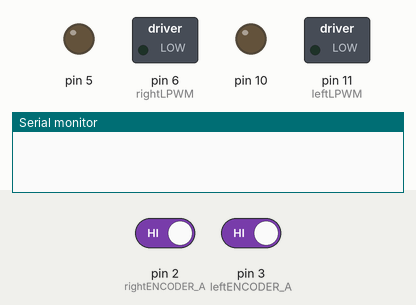
Recording of a sketch running on a simulated Arduino Uno, built with avr-gcc and run on an emulated ATmega328P. Parts: switched loads named in the sketch (green lamp = pin HIGH), output pins drawn as LEDs (lit = HIGH), the last lines printed to the serial monitor. The test bench sets the inputs (shaded band); at power-on: pin 2 (rightENCODER_A) HIGH, pin 3 (leftENCODER_A) HIGH.

Above: at 0.1 s.
At 3.1 s:
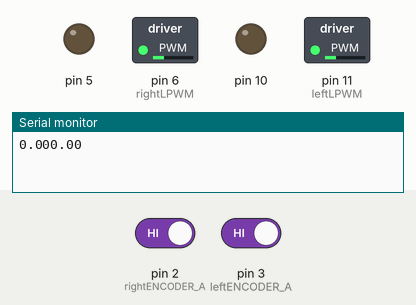
Timing chart, 0 to 4.6 s (numbered marks = the images above):
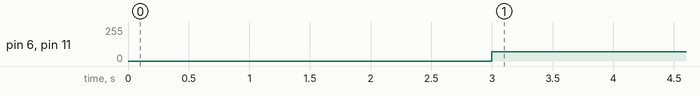

Measured:
- by itself, pin 6 (rightLPWM), pin 11 (leftLPWM): 0/255 → 70/255 at 3.0 s

The sketch:

velOnRunTime.ino
```cpp
/*
  this code calculates the velocity of the robot in run time.
*/
int rightRPWM = 5;  // Digital/PWM pin 5 to the RPWM on the BTS7960
int rightLPWM = 6;  // Digital/PWM pin 6 to the LPWM on the BTS7960

int leftRPWM = 10;  // Digital/PWM pin 9 to the RPWM on the BTS7960
int leftLPWM = 11;  // Digital/PWM pin 10 to the LPWM on the BTS7960

// // Enable "Left" and "Right" movement
// int L_EN = 7;  // connect Digital/PWM pin 7 to L_EN on the BTS7960
// int R_EN = 8;  // connect Digital/PWM pin 8 to R_EN on the BTS7960

#define rightENCODER_A 2
#define leftENCODER_A 3

//////ticks per meter determin experimentally
int ticksA = 387;
int ticksB = 369;

volatile int pulseCountA = 0;
volatile int pulseCountB = 0;

float velA = 0;
float velB = 0;

//////for calculating the time
unsigned long currentMillis;
unsigned long previousMillis;
unsigned long lap_Time;

void setup() {

  Serial.begin(9600);

  pinMode(5, OUTPUT);
  pinMode(6, OUTPUT);
  pinMode(10, OUTPUT);
  pinMode(11, OUTPUT);

  pinMode(rightENCODER_A, INPUT_PULLUP);
  pinMode(leftENCODER_A, INPUT_PULLUP);

  // Attach interrupts to the encoder pins (rising edge)
  attachInterrupt(digitalPinToInterrupt(rightENCODER_A), countPulseA, RISING);
  attachInterrupt(digitalPinToInterrupt(leftENCODER_A), countPulseB, RISING);
  delay(3000);

}

void loop()
{
  currentMillis = millis();
  lap_Time= currentMillis - previousMillis;
  if(lap_Time >=1000)
  {
    start();
    velA = cal_vel_A(pulseCountA, lap_Time);
    velB = cal_vel_B(pulseCountB, lap_Time);

    Serial.print(velA);
    Serial.println(velB);

    pulseCountA = 0;
    pulseCountB = 0;

    previousMillis = currentMillis;
  }

}
//count encoder ticks of motorA
void countPulseA()
{
  pulseCountA++;
}
void countPulseB()
{
  pulseCountB++;
}
//forward movement
void start()
{
   analogWrite(rightLPWM, 70);
   analogWrite(leftLPWM, 70);
}
//will stop
void stop()
{
   analogWrite(rightLPWM, 0);
   analogWrite(leftLPWM, 0);
}
//calculate vel for right motor
float cal_vel_A(volatile int ticks, unsigned long milliseconds)
{
  float distance = ticks/ float(ticksA);
  float seconds = milliseconds/ 1000.0;

  float velocityA = distance/seconds;
  return velocityA;
}
//cal vel for left motor
float cal_vel_B(volatile int ticks, unsigned long milliseconds)
{
  float distance = ticks/ float(ticksB);
  float seconds = milliseconds/ 1000.0;

  float velocityB = distance/seconds;
  return velocityB;
}
```
